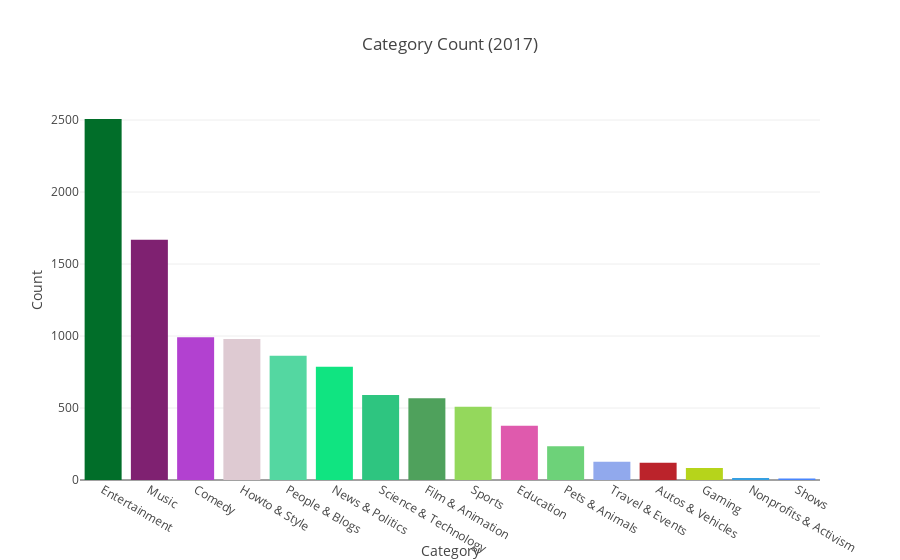

The notebook cell this image was saved under:
### Code cell
# PLot bar chart for 2018.
plot_category_bar_for_yr(mapped_df, 2017, colors=cat_colors)

### Figure 1 — Plotly figure (JSON) as saved in the notebook; plotly's stock layout.template omitted (floating-point values rounded to 4 significant figures)
{"data": [{"marker": {"color": ["#016e29", "#7f2171", "#b241d0", "#decad2", "#54d7a1", "#10e481", "#2ec580", "#4fa15c", "#94d85c", "#df5aad", "#6dd279", "#91a9ed", "#bb232b", "#b6d41b", "#359fe1", "#4985fd"]}, "name": "Category Bar For 2017", "type": "bar", "uid": "61f9a165-36df-412b-acb8-bd17a0e4ce5c", "x": ["Entertainment", "Music", "Comedy", "Howto & Style", "People & Blogs", "News & Politics", "Science & Technology", "Film & Animation", "Sports", "Education", "Pets & Animals", "Travel & Events", "Autos & Vehicles", "Gaming", "Nonprofits & Activism", "Shows"], "y": [2507, 1669, 992, 979, 862, 787, 591, 568, 508, 376, 235, 126, 120, 83, 14, 11]}], "layout": {"title": {"text": "Category Count (2017)"}, "xaxis": {"title": {"text": "Category"}}, "yaxis": {"title": {"text": "Count"}}}}
